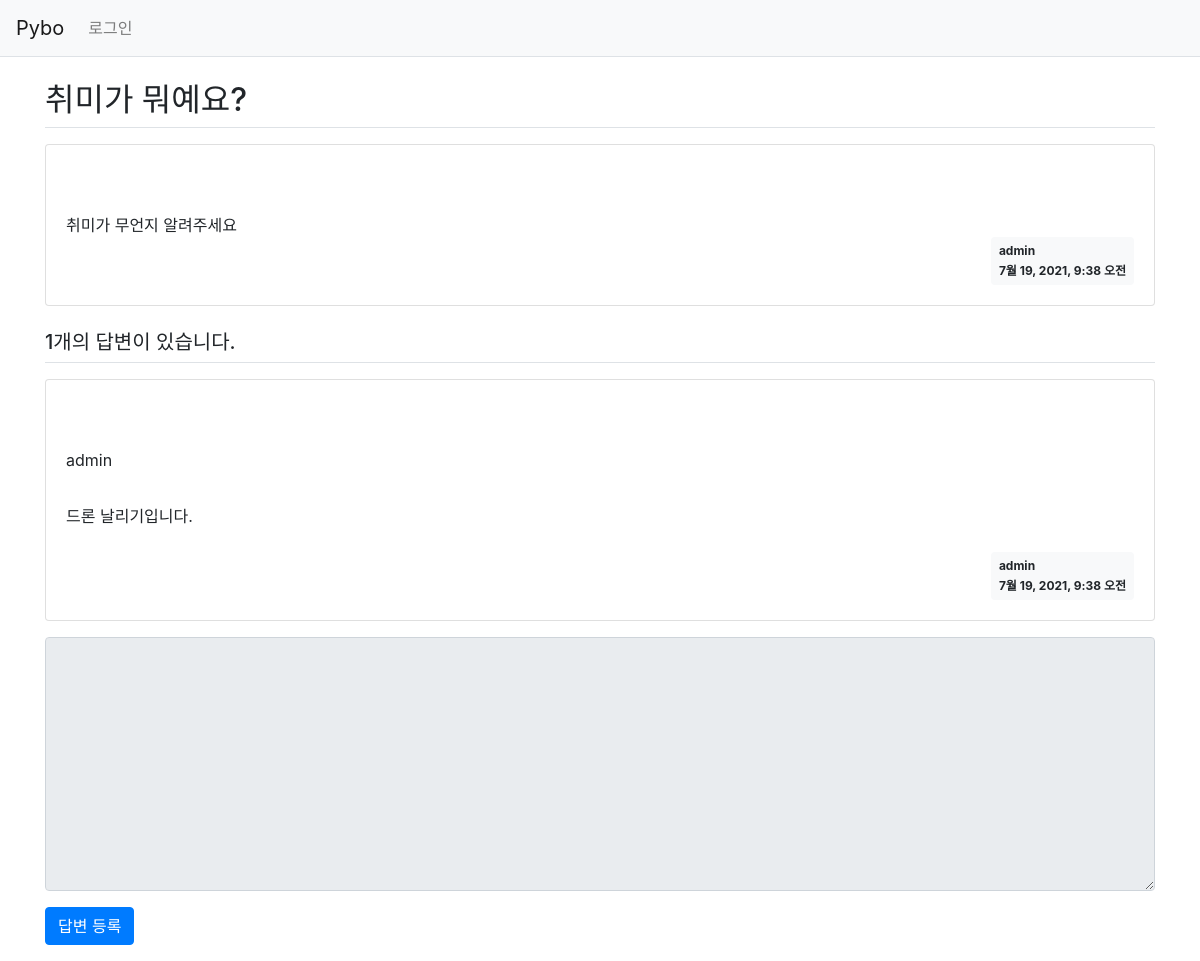
The app's page /pybo/5/ with its own data.
### pybo/models.py (models this page shows, shortened)
class Question(models.Model):   # 질문 게시판
    author = models.ForeignKey(User, on_delete=models.CASCADE)
    subject = models.CharField(max_length=200)
    content = models.TextField()
    create_date = models.DateTimeField()

class Answer(models.Model):
    author = models.ForeignKey(User, on_delete=models.CASCADE)
    question = models.ForeignKey(Question, on_delete=models.CASCADE)  # 질문 삭제 시 답변도 삭제
    content = models.TextField()
    create_date = models.DateTimeField()

### pybo/views.py (the view)
# urls.py: path('<int:question_id>/', views.detail, name='detail'),
def detail(request, question_id):
    question = get_object_or_404(Question, pk=question_id) # pk : primary key
    context = {'question': question}
    return render(request, 'pybo/question_detail.html', context)

### templates/pybo/question_detail.html (shortened to what this page needs)
{% extends 'base.html' %}
{% block content %}
<div class="container my-3">
  <h2 class="border-bottom py-2">{{ question.subject }}</h2>
  <div class="card my-3">
    <div class="card-body">
      <div class="card-text" style="white-space: pre-line;">
        {{ question.content }}
      </div>
      <div class="d-flex justify-content-end">
        <div class="badge badge-light p-2 text-left">
            <div class="mb-2">{{ question.author.username }}</div>
            <div>{{ question.create_date }}</div>
        </div>
      </div>
    </div>
  </div>
  <h5 class="border-bottom my-3 py-2">
    {{ question.answer_set.count }}개의 답변이 있습니다.
  </h5>
  {% for answer in question.answer_set.all %}
  <div class="card my-3">
    <div class="card-body">
      <div class="card-text" style="white-space: pre-line;">
          <div class="mb-2">{{ question.author.username }}</div>
          <div>{{ answer.content }}</div>
      </div>
      <div class="d-flex justify-content-end">
        <div class="badge badge-light p-2 text-left">
            <div class="mb-2">{{ answer.author.username }}</div>
            <div>{{ answer.create_date }}</div>
        </div>
      </div>
    </div>
  </div>
  {% endfor %}
  <form action="{% url 'pybo:answer_create' question.id %}" method="post">
    <div class="form-group">
      <textarea name="content" id="content"
                {% if not user.is_authenticated %}disabled{% endif %}
                rows="10" class="form-control"></textarea>
    </div>
    <input type="submit" value="답변 등록" class="btn btn-primary">
  </form>
</div>
{% endblock %}

### records on screen
Question: subject "취미가 뭐예요?", content "취미가 무언지 알려주세요", author.username "admin", create_date "7월 19, 2021, 9:38 오전", answer_set.count "1"
Answer: content "드론 날리기입니다.", author.username "admin", create_date "7월 19, 2021, 9:38 오전"
